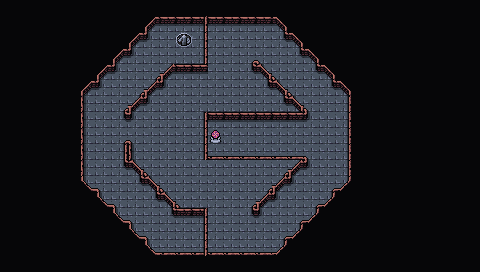

This game map was drawn from its Tiled (.tmx) file and the tilesets committed beside it. A one-line description and the trimmed map source follow:
An orthogonal 30x17 tile map with 16x16 px tiles, 4 tile layers (Collision, Background, Walls, Clutter), 2 tilesets and 7 objects.

<map version="1.5" tiledversion="1.7.2" orientation="orthogonal" renderorder="right-down" width="30" height="17" tilewidth="16" tileheight="16" infinite="0" nextlayerid="9" nextobjectid="64">
 <editorsettings>
  <export target="wastetown..tmx" format="tmx" />
 </editorsettings>
 <tileset firstgid="1" source="../../tileset/main.tsx" />
 <tileset firstgid="3477" source="../../tileset/buildings.tsx" />
 <layer id="6" name="Collision" width="30" height="17">
  <data>[510 cells, 33 non-empty, 3 distinct tile ids]</data>
 </layer>
 <layer id="1" name="Background" width="30" height="17" tintcolor="#8a3440">
  <data>[510 cells, 506 non-empty, 1 distinct tile ids]</data>
 </layer>
 <layer id="2" name="Walls" width="30" height="17">
  <data>[510 cells, 424 non-empty, 16 distinct tile ids]</data>
 </layer>
 <layer id="3" name="Clutter" width="30" height="17">
  <properties>
   <property name="spriteLayer" type="bool" value="true" />
  </properties>
  <data>[510 cells, 6 non-empty, 3 distinct tile ids]</data>
 </layer>
 <objectgroup id="4" name="Objects">
  <object id="57" template="../../obj/enemy.tx" x="118.656" y="136.04">
   <properties>
    <property name="enemy" value="Demon" />
   </properties>
  </object>
  <object id="58" template="../../obj/treasure.tx" x="330.5" y="123" />
  <object id="59" template="../../obj/treasure.tx" x="330.75" y="169.75" />
  <object id="60" template="../../obj/gold.tx" x="332" y="137.25" />
  <object id="61" template="../../obj/gold.tx" x="332" y="149.75" />
  <object id="62" template="../../obj/entry_up.tx" x="207.5" y="144.5" />
  <object id="63" template="../../obj/door_left.tx" x="176.5" y="49">
   <properties>
    <property name="teleport" value="maps/map/portal_2F.tmx" />
    <property name="teleportObjectId" value="58" />
   </properties>
  </object>
 </objectgroup>
</map>
